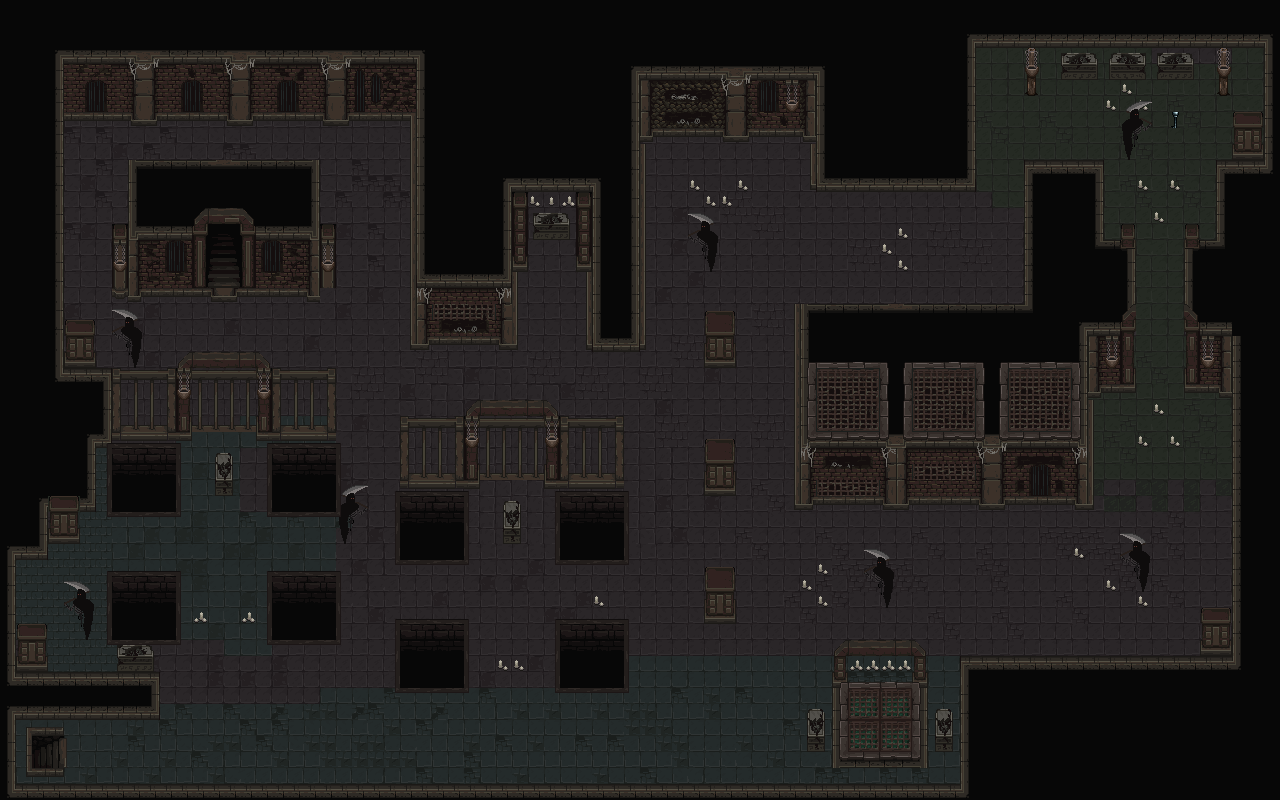

Rendered tile map (Tiled .tmx) drawn with the repository's tilesets; below, a short description and the map source with its tile grids summarised:
An orthogonal 80x50 tile map with 16x16 px tiles, 10 tile layers (Ground, Wall, Knifes, EntryPoint, ...), 6 tilesets.

<map version="1.10" tiledversion="1.11.2" orientation="orthogonal" renderorder="right-down" width="80" height="50" tilewidth="16" tileheight="16" infinite="0" nextlayerid="14" nextobjectid="1">
 <tileset firstgid="1" source="MoriaSprite.tsx" />
 <tileset firstgid="2561" source="decorations.tsx" />
 <tileset firstgid="2817" source="DynamicEnemy.tsx" />
 <tileset firstgid="3003" source="mainchar.tsx" />
 <tileset firstgid="3243" source="walking.tsx" />
 <tileset firstgid="3483" source="Key.tsx" />
 <layer id="1" name="Ground" width="80" height="50">
  <data>[4000 cells, 3824 non-empty, 39 distinct tile ids]</data>
 </layer>
 <layer id="3" name="Wall" width="80" height="50">
  <data>[4000 cells, 2088 non-empty, 348 distinct tile ids]</data>
 </layer>
 <layer id="12" name="Knifes" width="80" height="50">
  <data>[4000 cells, 27 non-empty, 2 distinct tile ids]</data>
 </layer>
 <layer id="7" name="EntryPoint" width="80" height="50">
  <data>[4000 cells, 6 non-empty, 6 distinct tile ids]</data>
 </layer>
 <layer id="9" name="DecorationOnWalls" width="80" height="50">
  <data>[4000 cells, 170 non-empty, 42 distinct tile ids]</data>
 </layer>
 <layer id="5" name="DeathPit" width="80" height="50">
  <data>[4000 cells, 128 non-empty, 16 distinct tile ids]</data>
 </layer>
 <layer id="11" name="Enemy" width="80" height="50">
  <data>[4000 cells, 56 non-empty, 8 distinct tile ids]</data>
 </layer>
 <layer id="6" name="Perimeter" width="80" height="50">
  <data>[4000 cells, 160 non-empty, 20 distinct tile ids]</data>
 </layer>
 <layer id="4" name="Exit" width="80" height="50">
  <data>[4000 cells, 10 non-empty, 10 distinct tile ids]</data>
 </layer>
 <layer id="13" name="Key" width="80" height="50">
  <data>[4000 cells, 1 non-empty, 1 distinct tile ids]</data>
 </layer>
</map>
